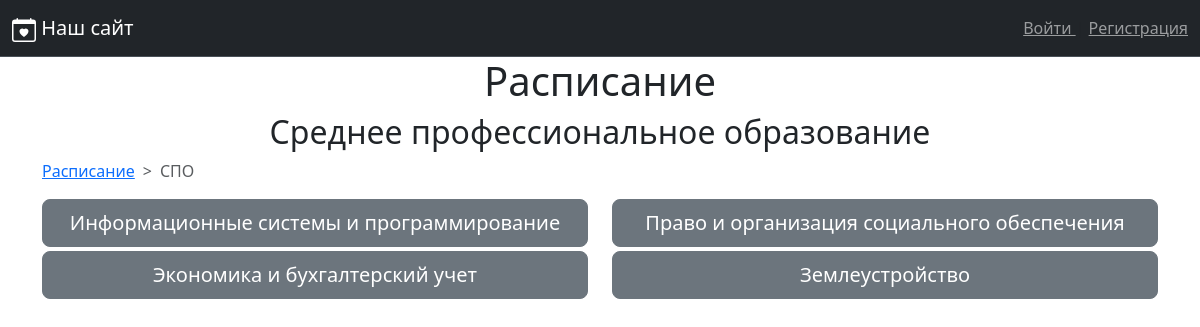
The page /dep/1 on the database its author committed.
### data/departments.py (models this page shows, shortened)
class Department(SqlAlchemyBase):
    __tablename__ = 'departments'
    id = sa.Column(sa.Integer, primary_key=True, autoincrement=True)
    name = sa.Column(sa.String, nullable=False, unique=True)
    shortname = sa.Column(sa.String, nullable=False, unique=True)

### data/specialties.py (models this page shows, shortened)
class Specialties(SqlAlchemyBase):
    __tablename__ = 'specialties'
    id = sa.Column(sa.Integer, primary_key=True, autoincrement=True)
    name = sa.Column(sa.String, nullable=False, unique=True)
    shortname = sa.Column(sa.String, nullable=False, unique=True)
    department_id = sa.Column(sa.Integer, sa.ForeignKey('departments.id'))
    department = orm.relationship('Department', backref='specialities')

### main.py (the view)
@app.route('/dep/<int:department_id>')
def department(department_id: int):
    db_sess = db_session.create_session()
    department = db_sess.get(Department, department_id)
    if department is None:
        return abort(404)
    specialties = db_sess.query(Specialties).filter(Specialties.department_id == department_id).all()
    return render_template('department.html', department=department, specialties=specialties)

### data/db_session.py (called while the page is built)
def create_session() -> Session:
    return __factory()

### templates/department.html (shortened to what this page needs)
{% extends "base.html" %}
{% block content %}
    <h1 class="text-center">
        Расписание
    </h1>
    <h2 class="text-center">
        {{ department.name }}
    </h2>
    <nav style="--bs-breadcrumb-divider: '>';" aria-label="breadcrumb">
      <ol class="breadcrumb">
        <li class="breadcrumb-item"><a href="/">Расписание</a></li>
        <li class="breadcrumb-item active" aria-current="page">{{ department.shortname }}</li>
      </ol>
    </nav>
    <div class="row">
        {% for specialty in specialties %}
            <div class="col-12 col-md-6 mb-1">
                <a href="/spec/{{ specialty.id }}" class="btn btn-secondary btn-lg w-100 h-100">{{ specialty.name }}</a>
            </div>
        {% endfor %}
    </div>
{% endblock %}

### templates/base.html (shortened to what this page needs)
<!DOCTYPE html>
<html lang="en">
<head>
    <link href="https://cdn.jsdelivr.net/npm/bootstrap@5.3.2/dist/css/bootstrap.min.css" rel="stylesheet"
>
</head>
<body>
<nav class="navbar bg-dark border-bottom border-body" data-bs-theme="dark">
    <div class="container-fluid">
        <a class="navbar-brand" href="#">
            Наш сайт
        </a>
        <div>
            {% if not current_user.is_authenticated %}
                <a href="/login" class="navbar-text">
                    Войти
                </a>
                <span> | </span>
                <a href="/register" class="navbar-text">
                    Регистрация
                </a>
            {% else %}
                <a href="/logout" class="navbar-text">
                    Выйти
                </a>
            {% endif %}
        </div>
    </div>
</nav>
<div class="container">
    {% block content %}{% endblock %}
</div>
</body>
</html>

### rows shown on the page
Department: name "Среднее профессиональное образование", shortname "СПО"
Specialties: name "Информационные системы и программирование"
Specialties: name "Право и организация социального обеспечения"
Specialties: name "Экономика и бухгалтерский учет"
Specialties: name "Землеустройство"
